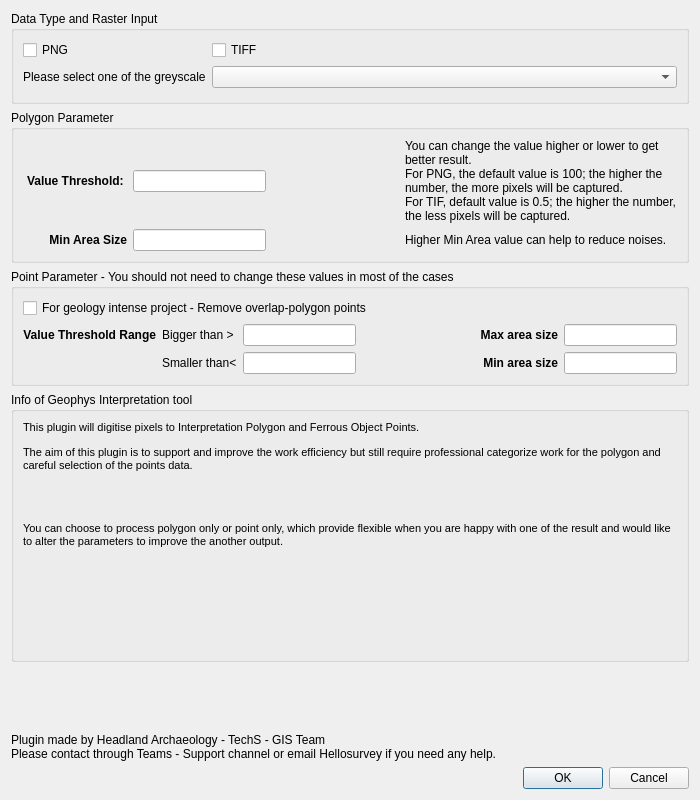
<?xml version="1.0" encoding="UTF-8"?>
<ui version="4.0">
 <class>HAGeophysInterpretationDialogBase</class>
 <widget class="QDialog" name="HAGeophysInterpretationDialogBase">
  <property name="geometry">
   <rect>
    <x>0</x>
    <y>0</y>
    <width>700</width>
    <height>800</height>
   </rect>
  </property>
  <property name="minimumSize">
   <size>
    <width>700</width>
    <height>800</height>
   </size>
  </property>
  <property name="maximumSize">
   <size>
    <width>800</width>
    <height>1000</height>
   </size>
  </property>
  <property name="windowTitle">
   <string>HA-Geophys Interpretation</string>
  </property>
  <layout class="QGridLayout" name="gridLayout">
   <item row="5" column="0" colspan="3">
    <widget class="QLabel" name="label_2">
     <property name="font">
      <font>
       <family>Arial</family>
      </font>
     </property>
     <property name="text">
      <string>Plugin made by Headland Archaeology - TechS - GIS Team
Please contact through Teams - Support channel or email Hellosurvey if you need any help.</string>
     </property>
     <property name="alignment">
      <set>Qt::AlignBottom|Qt::AlignLeading|Qt::AlignLeft</set>
     </property>
    </widget>
   </item>
   <item row="2" column="0" colspan="4">
    <widget class="QGroupBox" name="polygonParameter">
     <property name="title">
      <string>Polygon Parameter</string>
     </property>
     <layout class="QGridLayout" name="gridLayout_4">
      <item row="0" column="0">
       <widget class="QLabel" name="labelThresholdPolygon">
        <property name="font">
         <font>
          <weight>75</weight>
          <bold>true</bold>
         </font>
        </property>
        <property name="text">
         <string> Value Threshold: </string>
        </property>
        <property name="alignment">
         <set>Qt::AlignRight|Qt::AlignTrailing|Qt::AlignVCenter</set>
        </property>
       </widget>
      </item>
      <item row="0" column="1">
       <widget class="QLineEdit" name="threshold">
        <property name="text">
         <string/>
        </property>
       </widget>
      </item>
      <item row="0" column="2">
       <spacer name="horizontalSpacer_3">
        <property name="orientation">
         <enum>Qt::Horizontal</enum>
        </property>
        <property name="sizeHint" stdset="0">
         <size>
          <width>31</width>
          <height>20</height>
         </size>
        </property>
       </spacer>
      </item>
      <item row="0" column="3">
       <widget class="QLabel" name="thresholdExplain">
        <property name="acceptDrops">
         <bool>false</bool>
        </property>
        <property name="layoutDirection">
         <enum>Qt::LeftToRight</enum>
        </property>
        <property name="autoFillBackground">
         <bool>false</bool>
        </property>
        <property name="text">
         <string>You can change the value higher or lower to get better result. 
For PNG, the default value is 100; the higher the number, the more pixels will be captured. 
For TIF, default value is 0.5; the higher the number, the less pixels will be captured.</string>
        </property>
        <property name="scaledContents">
         <bool>false</bool>
        </property>
        <property name="alignment">
         <set>Qt::AlignLeading|Qt::AlignLeft|Qt::AlignVCenter</set>
        </property>
        <property name="wordWrap">
         <bool>true</bool>
        </property>
       </widget>
      </item>
      <item row="1" column="0">
       <widget class="QLabel" name="labelMinArea">
        <property name="font">
         <font>
          <weight>75</weight>
          <bold>true</bold>
         </font>
        </property>
        <property name="text">
         <string>Min Area Size</string>
        </property>
        <property name="alignment">
         <set>Qt::AlignRight|Qt::AlignTrailing|Qt::AlignVCenter</set>
        </property>
       </widget>
      </item>
      <item row="1" column="1">
       <widget class="QLineEdit" name="minArea">
        <property name="text">
         <string/>
        </property>
       </widget>
      </item>
      <item row="1" column="2">
       <spacer name="horizontalSpacer_4">
        <property name="orientation">
         <enum>Qt::Horizontal</enum>
        </property>
        <property name="sizeHint" stdset="0">
         <size>
          <width>31</width>
          <height>20</height>
         </size>
        </property>
       </spacer>
      </item>
      <item row="1" column="3">
       <widget class="QLabel" name="thresholdExplain_2">
        <property name="acceptDrops">
         <bool>false</bool>
        </property>
        <property name="layoutDirection">
         <enum>Qt::LeftToRight</enum>
        </property>
        <property name="autoFillBackground">
         <bool>false</bool>
        </property>
        <property name="text">
         <string>Higher Min Area value can help to reduce noises.</string>
        </property>
        <property name="scaledContents">
         <bool>false</bool>
        </property>
        <property name="alignment">
         <set>Qt::AlignLeading|Qt::AlignLeft|Qt::AlignVCenter</set>
        </property>
        <property name="wordWrap">
         <bool>true</bool>
        </property>
       </widget>
      </item>
     </layout>
    </widget>
   </item>
   <item row="3" column="0" colspan="4">
    <widget class="QGroupBox" name="pointParameter">
     <property name="title">
      <string>Point Parameter - You should not need to change these values in most of the cases</string>
     </property>
     <layout class="QGridLayout" name="gridLayout_3">
      <item row="3" column="5">
       <widget class="QLineEdit" name="minAreaPoint">
        <property name="text">
         <string/>
        </property>
       </widget>
      </item>
      <item row="2" column="3">
       <spacer name="horizontalSpacer">
        <property name="orientation">
         <enum>Qt::Horizontal</enum>
        </property>
        <property name="sizeHint" stdset="0">
         <size>
          <width>90</width>
          <height>20</height>
         </size>
        </property>
       </spacer>
      </item>
      <item row="2" column="4">
       <widget class="QLabel" name="labelMaxAreaPoint">
        <property name="font">
         <font>
          <weight>75</weight>
          <bold>true</bold>
         </font>
        </property>
        <property name="text">
         <string>Max area size</string>
        </property>
        <property name="alignment">
         <set>Qt::AlignRight|Qt::AlignTrailing|Qt::AlignVCenter</set>
        </property>
       </widget>
      </item>
      <item row="2" column="0">
       <widget class="QLabel" name="labelThresholdPoint">
        <property name="font">
         <font>
          <weight>75</weight>
          <bold>true</bold>
         </font>
        </property>
        <property name="text">
         <string>Value Threshold Range</string>
        </property>
        <property name="alignment">
         <set>Qt::AlignRight|Qt::AlignTrailing|Qt::AlignVCenter</set>
        </property>
       </widget>
      </item>
      <item row="3" column="3">
       <spacer name="horizontalSpacer_2">
        <property name="orientation">
         <enum>Qt::Horizontal</enum>
        </property>
        <property name="sizeHint" stdset="0">
         <size>
          <width>90</width>
          <height>20</height>
         </size>
        </property>
       </spacer>
      </item>
      <item row="2" column="2">
       <widget class="QLineEdit" name="biggerThanValue">
        <property name="text">
         <string/>
        </property>
       </widget>
      </item>
      <item row="2" column="5">
       <widget class="QLineEdit" name="maxAreaPoint">
        <property name="text">
         <string/>
        </property>
       </widget>
      </item>
      <item row="3" column="2">
       <widget class="QLineEdit" name="smallerThanValue">
        <property name="text">
         <string/>
        </property>
       </widget>
      </item>
      <item row="2" column="1">
       <widget class="QLabel" name="labelBiggerThan">
        <property name="font">
         <font>
          <italic>false</italic>
         </font>
        </property>
        <property name="text">
         <string>Bigger than &gt;</string>
        </property>
       </widget>
      </item>
      <item row="3" column="1">
       <widget class="QLabel" name="labelSmallerThan">
        <property name="text">
         <string>Smaller than&lt;</string>
        </property>
       </widget>
      </item>
      <item row="3" column="4">
       <widget class="QLabel" name="labelMinAreaPoint_2">
        <property name="font">
         <font>
          <weight>75</weight>
          <bold>true</bold>
         </font>
        </property>
        <property name="text">
         <string>Min area size</string>
        </property>
        <property name="alignment">
         <set>Qt::AlignRight|Qt::AlignTrailing|Qt::AlignVCenter</set>
        </property>
       </widget>
      </item>
      <item row="1" column="0" colspan="4">
       <widget class="QCheckBox" name="geologyRemoveCheckBox">
        <property name="text">
         <string>For geology intense project - Remove overlap-polygon points</string>
        </property>
       </widget>
      </item>
     </layout>
    </widget>
   </item>
   <item row="4" column="0" colspan="4">
    <widget class="QGroupBox" name="groupBox_2">
     <property name="title">
      <string>Info of Geophys Interpretation tool</string>
     </property>
     <layout class="QGridLayout" name="gridLayout_2">
      <item row="0" column="0" rowspan="2" colspan="2">
       <widget class="QLabel" name="label_4">
        <property name="font">
         <font>
          <family>Arial</family>
          <pointsize>8</pointsize>
         </font>
        </property>
        <property name="text">
         <string>&lt;html&gt;&lt;head/&gt;&lt;body&gt;&lt;p&gt;This plugin will digitise pixels to Interpretation Polygon and Ferrous Object Points.&lt;/p&gt;&lt;p&gt;The aim of this plugin is to support and improve the work efficiency but still require professional categorize work for the polygon and careful selection of the points data.&lt;/p&gt;&lt;p&gt;&lt;br/&gt;&lt;/p&gt;&lt;p&gt;You can choose to process polygon only or point only, which provide flexible when you are happy with one of the result and would like to alter the parameters to improve the another output.&lt;/p&gt;&lt;p&gt;&lt;br/&gt;&lt;/p&gt;&lt;p&gt;&lt;br/&gt;&lt;/p&gt;&lt;/body&gt;&lt;/html&gt;</string>
        </property>
        <property name="scaledContents">
         <bool>false</bool>
        </property>
        <property name="alignment">
         <set>Qt::AlignLeading|Qt::AlignLeft|Qt::AlignTop</set>
        </property>
        <property name="wordWrap">
         <bool>true</bool>
        </property>
       </widget>
      </item>
     </layout>
    </widget>
   </item>
   <item row="0" column="0" colspan="4">
    <widget class="QGroupBox" name="dataTypeGroupBox">
     <property name="title">
      <string>Data Type and Raster Input</string>
     </property>
     <layout class="QFormLayout" name="formLayout">
      <item row="0" column="0">
       <widget class="QCheckBox" name="pngCheckBox">
        <property name="font">
         <font>
          <family>Arial</family>
          <pointsize>9</pointsize>
         </font>
        </property>
        <property name="text">
         <string>PNG</string>
        </property>
       </widget>
      </item>
      <item row="0" column="1">
       <widget class="QCheckBox" name="tifCheckBox">
        <property name="font">
         <font>
          <family>Arial</family>
          <pointsize>9</pointsize>
         </font>
        </property>
        <property name="text">
         <string>TIFF</string>
        </property>
       </widget>
      </item>
      <item row="1" column="0">
       <widget class="QLabel" name="labelGreyscaleInput">
        <property name="text">
         <string>Please select one of the greyscale</string>
        </property>
       </widget>
      </item>
      <item row="1" column="1">
       <widget class="QgsMapLayerComboBox" name="greyscaleComboBox"/>
      </item>
     </layout>
    </widget>
   </item>
   <item row="6" column="3">
    <widget class="QDialogButtonBox" name="button_box">
     <property name="orientation">
      <enum>Qt::Horizontal</enum>
     </property>
     <property name="standardButtons">
      <set>QDialogButtonBox::Cancel|QDialogButtonBox::Ok</set>
     </property>
    </widget>
   </item>
  </layout>
 </widget>
 <customwidgets>
  <customwidget>
   <class>QgsMapLayerComboBox</class>
   <extends>QComboBox</extends>
   <header>qgsmaplayercombobox.h</header>
  </customwidget>
 </customwidgets>
 <resources/>
 <connections>
  <connection>
   <sender>button_box</sender>
   <signal>accepted()</signal>
   <receiver>HAGeophysInterpretationDialogBase</receiver>
   <slot>accept()</slot>
   <hints>
    <hint type="sourcelabel">
     <x>20</x>
     <y>20</y>
    </hint>
    <hint type="destinationlabel">
     <x>20</x>
     <y>20</y>
    </hint>
   </hints>
  </connection>
  <connection>
   <sender>button_box</sender>
   <signal>rejected()</signal>
   <receiver>HAGeophysInterpretationDialogBase</receiver>
   <slot>reject()</slot>
   <hints>
    <hint type="sourcelabel">
     <x>20</x>
     <y>20</y>
    </hint>
    <hint type="destinationlabel">
     <x>20</x>
     <y>20</y>
    </hint>
   </hints>
  </connection>
 </connections>
</ui>
